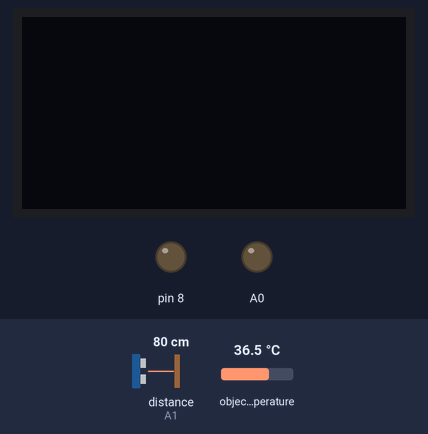
Recording of a sketch running on a simulated Arduino Uno, built with avr-gcc and run on an emulated ATmega328P. Parts: 128×64 one-colour display, output pins drawn as LEDs (lit = HIGH). Wiring (inferred from the names in the program): ultrasonic range finder: trigger A2; echo A1. The inputs (shaded band) are chosen by the test bench; at power-on: distance to the obstacle (sensor on A1) 80 cm, object temperature 36.5 °C. The echo pulse lasts 58.3 µs per cm; pins used as bus, display or sensor lines are not drawn. At 1.3 s the program stops and its outputs stay as they are.

Above: at 0.01 s.
At 1.2 s:
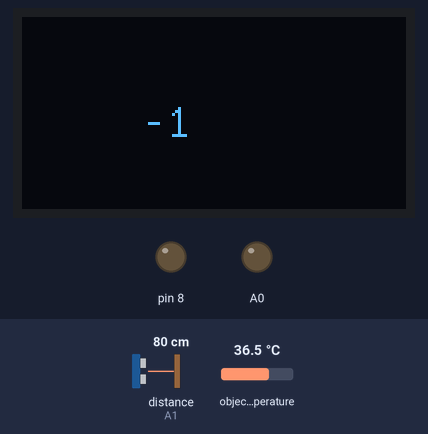
1.3 s: distance to the obstacle (sensor on A1) set to 2 cm
At 2.5 s:
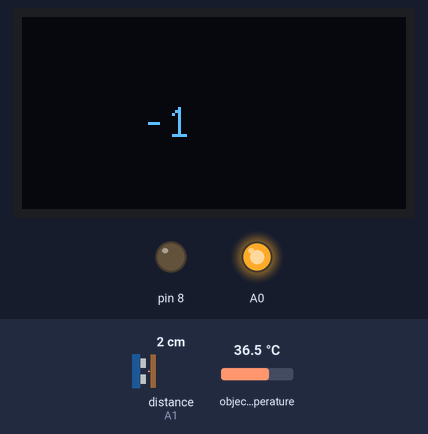
Timing chart, 0 to 2.8 s (numbered marks = the images above; inputs shaded):
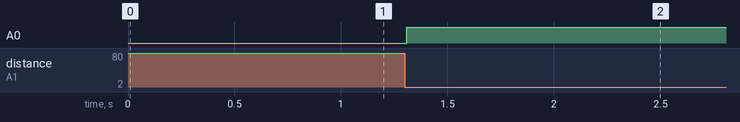

Measured:
- after the input at 1.3 s, A0: LOW → HIGH at once

The sketch:

HelloWorld.ino
```cpp
#include <U8glib.h>
#include <Adafruit_MLX90614.h>
#include <Wire.h>

//U8GLIB_SH1106_128X64 u8g(13, 11, 10, 9);	// SW SPI Com: SCK = 13, MOSI = 11, CS = 10, A0 = 9
//U8GLIB_SH1106_128X64 u8g(4, 5, 6, 7);	// SW SPI Com: SCK = 4, MOSI = 5, CS = 6, A0 = 7 (new blue HalTec OLED)
//U8GLIB_SH1106_128X64 u8g(U8G_I2C_OPT_NONE);	// I2C / TWI
//U8GLIB_SH1106_128X64 u8g(U8G_I2C_OPT_DEV_0|U8G_I2C_OPT_FAST);	// Dev 0, Fast I2C / TWI
U8GLIB_SH1106_128X64 u8g(U8G_I2C_OPT_NO_ACK);	// Display which does not send ACK

Adafruit_MLX90614 mlx = Adafruit_MLX90614();

const int trigPin = A2;
const int echoPin = A1;
long duration;
int distance;


void draw(int i) {
  // graphic commands to redraw the complete screen should be placed here
  u8g.setFont(u8g_font_unifont);
  char buf[9];
  sprintf (buf, "%d", i);
  u8g.drawStr(40, 40, buf);
}


void setup(void) {
  // flip screen, if required
  // u8g.setRot180();
  pinMode(9,INPUT);
  pinMode(7,INPUT);
  pinMode(A0,OUTPUT);
  // set SPI backup if required
  //u8g.setHardwareBackup(u8g_backup_avr_spi);

  // assign default color value
  if ( u8g.getMode() == U8G_MODE_R3G3B2 ) {
    u8g.setColorIndex(255);     // white
  }
  else if ( u8g.getMode() == U8G_MODE_GRAY2BIT ) {
    u8g.setColorIndex(3);         // max intensity
  }
  else if ( u8g.getMode() == U8G_MODE_BW ) {
    u8g.setColorIndex(1);         // pixel on
  }
  else if ( u8g.getMode() == U8G_MODE_HICOLOR ) {
    u8g.setHiColorByRGB(255,255,255);
  }
  Serial.println("Adafruit MLX90614 test");

  mlx.begin();

  pinMode(8, OUTPUT);
  Serial.begin(9600);

  pinMode(trigPin, OUTPUT); // Sets the trigPin as an Output
  pinMode(echoPin, INPUT); // Sets the echoPin as an Input
}

void loop(void) {
  u8g.firstPage();
  do {
      digitalWrite(trigPin, LOW);
      delayMicroseconds(2);
      digitalWrite(trigPin, HIGH);
      delayMicroseconds(10);
      digitalWrite(trigPin, LOW);
      duration = pulseIn(echoPin, HIGH);
      distance= duration*0.034/2;
      if(distance<10){
        int temp=mlx.readObjectTempF();
        draw(temp);
        if(temp>90)
          while(1)
            digitalWrite(A0,HIGH);
      }
//      Serial.print("Ambient = "); Serial.print(mlx.readAmbientTempF());
        draw(-1);
      Serial.println();
  } while( u8g.nextPage() );

}
```
